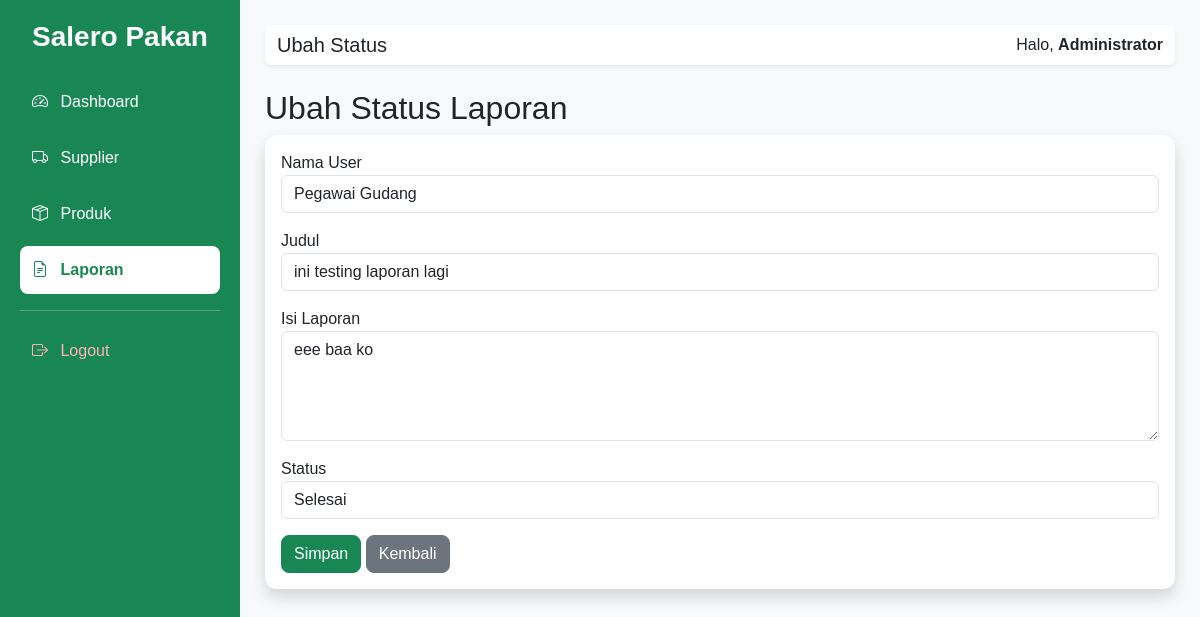
Page /admin/laporan/edit.php?id=2 (signed in) on the committed database.
### tables this page shows
CREATE TABLE `laporan` (
  `id_laporan` int NOT NULL,
  `id_user` int NOT NULL,
  `judul` varchar(100) NOT NULL,
  `isi` text NOT NULL,
  `tanggal` date NOT NULL,
  `status` enum('Menunggu','Diproses','Selesai') DEFAULT 'Menunggu'
);

CREATE TABLE `user` (
  `id_user` int NOT NULL,
  `nama` varchar(100) NOT NULL,
  `username` varchar(50) NOT NULL,
  `password` varchar(255) NOT NULL,
  `role` enum('admin','user') NOT NULL
);

### admin/laporan/edit.php (the view, shortened to what this page needs)
<?php
include "../layout/header.php";
include "../layout/sidebar.php";
$id = $_GET['id'];
$data = mysqli_query($conn,"
SELECT laporan.*, user.nama
FROM laporan
JOIN user
ON laporan.id_user=user.id_user
WHERE id_laporan='$id'
");
$row = mysqli_fetch_assoc($data);
?>
<h2>Ubah Status Laporan</h2>
<div class="card shadow">
<div class="card-body">
<form action="update.php" method="POST">
<div class="mb-3">
<label>Nama User</label>
<input
type="text"
class="form-control"
value="<?= $row['nama']; ?>"
readonly>
</div>
<div class="mb-3">
<label>Judul</label>
<input
type="text"
class="form-control"
value="<?= $row['judul']; ?>"
readonly>
</div>
<div class="mb-3">
<label>Isi Laporan</label>
<textarea
class="form-control"
rows="4"
readonly><?= $row['isi']; ?></textarea>
</div>
<div class="mb-3">
<label>Status</label>
<select
name="status"
class="form-control">
<option <?=($row['status']=="Selesai")?"selected":"";?>>
Selesai
</option>
</select>
</div>
<button class="btn btn-success">
Simpan
</button>
<a href="index.php"
class="btn btn-secondary">
Kembali
</a>
</form>
</div>
</div>
<?php
include "../layout/footer.php";
?>

### assets/style.css (style rules this page uses)
body { font-family: Arial, Helvetica, sans-serif; }
.card { border:none; border-radius:12px; }
.btn { border-radius:8px; }

### rows in the picture
laporan: id_user.nama "Pegawai Gudang", judul "ini testing laporan lagi", isi "eee baa ko", status "Selesai"

### other values in the picture
$judul "Ubah Status"
$_SESSION['nama'] "Administrator"
